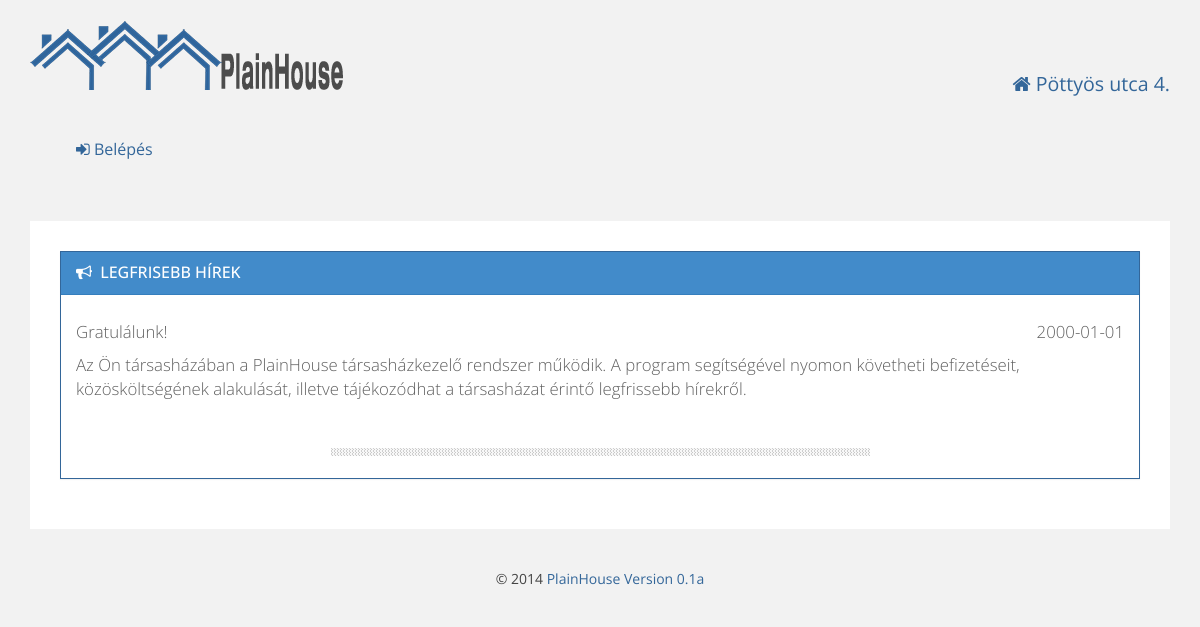
Screenshot of /board.php with the database file from the repository.
### tables this page shows
CREATE TABLE IF NOT EXISTS `board` (
  `id` int(11) NOT NULL AUTO_INCREMENT,
  `creation_date` date NOT NULL,
  `title` varchar(250) NOT NULL,
  `text` text NOT NULL,
  `valid_till` date NOT NULL DEFAULT '2099-12-31',
  `valid` tinyint(1) NOT NULL DEFAULT '1',
  PRIMARY KEY (`id`)
);

### board.php (called while the page is built, shortened)
<?php
include_once 'db.php';
include_once 'html.php';
allBoardMessage ();

### db.php (the view, shortened to what this page needs)
<?php
function allBoardMessage() {
    $sql = "SELECT * FROM `board`  WHERE `valid` = 1 AND (`valid_till`> CURDATE()) ORDER BY `id` DESC";
    $result = mysql_query($sql);
    while ($row = mysql_fetch_assoc($result)) {
        $msg[] = $row;
    }
    if (mysql_num_rows($result) != 0) {
        echo '<div class="content">';
        echo <<<EOT
        <div class="panel panel-primary">
		<div class="panel-heading">
		<h3 class="panel-title"><i class="fa fa-bullhorn"></i> Legfrisebb hírek</h3>
		</div>
EOT;
        foreach ($msg as $row) {
            echo "<div class='panel-body'><p>{$row['title']}<span style='float: right'>{$row['creation_date']}</span></p>
		<p>{$row['text']}</p></div><hr />";
        }
        echo "</div>";
    }
}

### css/style.css (style rules this page uses)
body { background: #f2f2f2; color: #444444; font-family: "Open Sans",sans-serif; font-size: 14px; line-height: 1.42857; }
h1, h2, h3, h4, h5, h6, .h1, .h2, .h3, .h4, .h5, .h6 { font-family: "Open Sans", sans-serif; color: #999999; line-height: 1.1; padding: 2px 0; margin-top: 10px; margin-bottom: 20px; }
p { margin: 10px 0; }
.container .content { padding: 30px; border-radius: 0; background-color: #ffffff; color: #606060; font-size: 1.2em; font-weight: 200; line-height: 1.4; margin-bottom: 30px; }
.panel { background-color: #ffffff; border: 1px solid transparent; border-radius: 0; box-shadow: 0 1px 1px rgba(0, 0, 0, 0.05); margin-bottom: 20px; }
.panel-heading { padding: 10px 15px; border-bottom: 1px solid transparent; border-top-right-radius: 0; border-top-left-radius: 0; text-transform: uppercase; }
.panel-title { font-size: 16px; margin-bottom: 0; margin-top: 0; border: 0; text-transform: uppercase; }
.panel-title i { margin-right: 4px; }
.panel-primary { border-color: #336699; }
.panel-primary > .panel-heading { color: #ffffff; background-color: #428bca; border-color: #357ebd; }
.panel-primary > .panel-heading > .panel-title { color: #ffffff; }

### css/plainhome.css (style rules this page uses)
body { padding: 20px 30px; }
hr { border: 0; margin: 1.35em auto; max-width: 50%; background-position: 50%; box-sizing: border-box; height: 8px; background-size: 3px 3px; }

### rows the page displays
board: title "Gratulálunk!", creation_date "2000-01-01", text "Az Ön társasházában a PlainHouse társasházkezelő rendszer működik. A program segítségével nyomon követheti befizetéseit, közösköltségének alakulását, illetve tájékozódhat a társasházat érintő legfrissebb hírekről."

### other values shown
$house['name'] "Pöttyös utca 4."
$website['version'] "0.1a"
